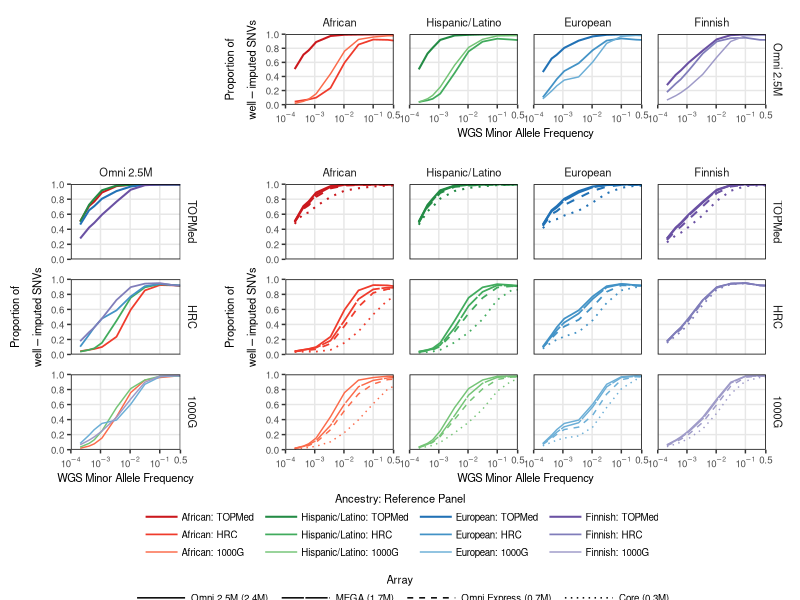

The R source for this figure:
library(data.table)
library(ggplot2)
library(reshape2)
library(gridExtra)

biome=fread("../analyses/percentileaggr2/biome.bi.snv.perc8.tab")
biome=biome[c(which(abs(biome$MAF-0.0002)==min(abs(biome$MAF-0.0002))),which(abs(biome$MAF-0.0004)==min(abs(biome$MAF-0.0004))),which(abs(biome$MAF-0.0006)==min(abs(biome$MAF-0.0006))),which(abs(biome$MAF-0.001)==min(abs(biome$MAF-0.001))),which(abs(biome$MAF-0.0032)==min(abs(biome$MAF-0.0032))),which(abs(biome$MAF-0.01)==min(abs(biome$MAF-0.01))),which(abs(biome$MAF-0.0316)==min(abs(biome$MAF-0.0316))),which(abs(biome$MAF-0.1)==min(abs(biome$MAF-0.1))),which(abs(biome$MAF-0.316)==min(abs(biome$MAF-0.316))),which(abs(biome$MAF-0.5)==min(abs(biome$MAF-0.5)))),]
biome=melt(biome, id="MAF")
biome$Array=rep(0, nrow(biome))
biome$Array[which(biome$variable=="Core_1000G" | biome$variable=="Core_HRC" | biome$variable=="Core_TOPMed")]="Core (0.3M)"
biome$Array[which(biome$variable=="OmniExp_1000G" | biome$variable=="OmniExp_HRC" | biome$variable=="OmniExp_TOPMed")]="Omni Express (0.7M)"
biome$Array[which(biome$variable=="Omni25_1000G" | biome$variable=="Omni25_HRC" | biome$variable=="Omni25_TOPMed")]="Omni 2.5M (2.4M)"
biome$Array[which(biome$variable=="MEGA_1000G" | biome$variable=="MEGA_HRC" | biome$variable=="MEGA_TOPMed")]="MEGA (1.7M)"
biome$Array=as.factor(biome$Array)
biome$`Reference Panel`=rep(0, nrow(biome))
biome$`Reference Panel`[which(biome$variable=="Core_1000G" | biome$variable=="OmniExp_1000G" | biome$variable=="Omni25_1000G" | biome$variable=="MEGA_1000G")]="1000G"
biome$`Reference Panel`[which(biome$variable=="Core_HRC" | biome$variable=="OmniExp_HRC" | biome$variable=="Omni25_HRC"| biome$variable=="MEGA_HRC")]="HRC"
biome$`Reference Panel`[which(biome$variable=="Core_TOPMed" | biome$variable=="OmniExp_TOPMed" | biome$variable=="Omni25_TOPMed" | biome$variable=="MEGA_TOPMed")]="TOPMed"
biome$`Reference Panel`=as.factor(biome$`Reference Panel`)
biome$Ancestry=rep("Hispanic/Latino", nrow(biome))

mlof=fread("../analyses/percentileaggr2/mlof.bi.snv.perc8.tab")
mlof=mlof[c(which(abs(mlof$MAF-0.0002)==min(abs(mlof$MAF-0.0002))),which(abs(mlof$MAF-0.0004)==min(abs(mlof$MAF-0.0004))),which(abs(mlof$MAF-0.0006)==min(abs(mlof$MAF-0.0006))),which(abs(mlof$MAF-0.001)==min(abs(mlof$MAF-0.001))),which(abs(mlof$MAF-0.0032)==min(abs(mlof$MAF-0.0032))),which(abs(mlof$MAF-0.01)==min(abs(mlof$MAF-0.01))),which(abs(mlof$MAF-0.0316)==min(abs(mlof$MAF-0.0316))),which(abs(mlof$MAF-0.1)==min(abs(mlof$MAF-0.1))),which(abs(mlof$MAF-0.316)==min(abs(mlof$MAF-0.316))),which(abs(mlof$MAF-0.5)==min(abs(mlof$MAF-0.5)))),]
mlof=melt(mlof, id="MAF")
mlof$Array=rep(0, nrow(mlof))
mlof$Array[which(mlof$variable=="Core_1000G" | mlof$variable=="Core_HRC" | mlof$variable=="Core_TOPMed")]="Core (0.3M)"
mlof$Array[which(mlof$variable=="OmniExp_1000G" | mlof$variable=="OmniExp_HRC" | mlof$variable=="OmniExp_TOPMed")]="Omni Express (0.7M)"
mlof$Array[which(mlof$variable=="Omni25_1000G" | mlof$variable=="Omni25_HRC" | mlof$variable=="Omni25_TOPMed")]="Omni 2.5M (2.4M)"
mlof$Array[which(mlof$variable=="MEGA_1000G" | mlof$variable=="MEGA_HRC" | mlof$variable=="MEGA_TOPMed")]="MEGA (1.7M)"
mlof$Array=as.factor(mlof$Array)
mlof$`Reference Panel`=rep(0, nrow(mlof))
mlof$`Reference Panel`[which(mlof$variable=="Core_1000G" | mlof$variable=="OmniExp_1000G" | mlof$variable=="Omni25_1000G" | mlof$variable=="MEGA_1000G")]="1000G"
mlof$`Reference Panel`[which(mlof$variable=="Core_HRC" | mlof$variable=="OmniExp_HRC" | mlof$variable=="Omni25_HRC"| mlof$variable=="MEGA_HRC")]="HRC"
mlof$`Reference Panel`[which(mlof$variable=="Core_TOPMed" | mlof$variable=="OmniExp_TOPMed" | mlof$variable=="Omni25_TOPMed" | mlof$variable=="MEGA_TOPMed")]="TOPMed"
mlof$`Reference Panel`=as.factor(mlof$`Reference Panel`)
mlof$Ancestry=rep("European", nrow(mlof))

inpsyght=fread("../analyses/percentileaggr2/inpsyght.bi.snv.perc8.tab")
inpsyght=inpsyght[c(which(abs(inpsyght$MAF-0.0002)==min(abs(inpsyght$MAF-0.0002))),which(abs(inpsyght$MAF-0.0004)==min(abs(inpsyght$MAF-0.0004))),which(abs(inpsyght$MAF-0.0006)==min(abs(inpsyght$MAF-0.0006))),which(abs(inpsyght$MAF-0.001)==min(abs(inpsyght$MAF-0.001))),which(abs(inpsyght$MAF-0.0032)==min(abs(inpsyght$MAF-0.0032))),which(abs(inpsyght$MAF-0.01)==min(abs(inpsyght$MAF-0.01))),which(abs(inpsyght$MAF-0.0316)==min(abs(inpsyght$MAF-0.0316))),which(abs(inpsyght$MAF-0.1)==min(abs(inpsyght$MAF-0.1))),which(abs(inpsyght$MAF-0.316)==min(abs(inpsyght$MAF-0.316))),which(abs(inpsyght$MAF-0.5)==min(abs(inpsyght$MAF-0.5)))),]
inpsyght=melt(inpsyght, id="MAF")
inpsyght$Array=rep(0, nrow(inpsyght))
inpsyght$Array[which(inpsyght$variable=="Core_1000G" | inpsyght$variable=="Core_HRC" | inpsyght$variable=="Core_TOPMed")]="Core (0.3M)"
inpsyght$Array[which(inpsyght$variable=="OmniExp_1000G" | inpsyght$variable=="OmniExp_HRC" | inpsyght$variable=="OmniExp_TOPMed")]="Omni Express (0.7M)"
inpsyght$Array[which(inpsyght$variable=="Omni25_1000G" | inpsyght$variable=="Omni25_HRC" | inpsyght$variable=="Omni25_TOPMed")]="Omni 2.5M (2.4M)"
inpsyght$Array[which(inpsyght$variable=="MEGA_1000G" | inpsyght$variable=="MEGA_HRC" | inpsyght$variable=="MEGA_TOPMed")]="MEGA (1.7M)"
inpsyght$Array=as.factor(inpsyght$Array)
inpsyght$`Reference Panel`=rep(0, nrow(inpsyght))
inpsyght$`Reference Panel`[which(inpsyght$variable=="Core_1000G" | inpsyght$variable=="OmniExp_1000G" | inpsyght$variable=="Omni25_1000G" | inpsyght$variable=="MEGA_1000G")]="1000G"
inpsyght$`Reference Panel`[which(inpsyght$variable=="Core_HRC" | inpsyght$variable=="OmniExp_HRC" | inpsyght$variable=="Omni25_HRC"| inpsyght$variable=="MEGA_HRC")]="HRC"
inpsyght$`Reference Panel`[which(inpsyght$variable=="Core_TOPMed" | inpsyght$variable=="OmniExp_TOPMed" | inpsyght$variable=="Omni25_TOPMed" | inpsyght$variable=="MEGA_TOPMed")]="TOPMed"
inpsyght$`Reference Panel`=as.factor(inpsyght$`Reference Panel`)
inpsyght$Ancestry=rep("African", nrow(inpsyght))

metsim=fread("../analyses/percentileaggr2/metsim.bi.snv.perc8.tab")
metsim=metsim[c(which(abs(metsim$MAF-0.0002)==min(abs(metsim$MAF-0.0002))),which(abs(metsim$MAF-0.0004)==min(abs(metsim$MAF-0.0004))),which(abs(metsim$MAF-0.0006)==min(abs(metsim$MAF-0.0006))),which(abs(metsim$MAF-0.001)==min(abs(metsim$MAF-0.001))),which(abs(metsim$MAF-0.0032)==min(abs(metsim$MAF-0.0032))),which(abs(metsim$MAF-0.01)==min(abs(metsim$MAF-0.01))),which(abs(metsim$MAF-0.0316)==min(abs(metsim$MAF-0.0316))),which(abs(metsim$MAF-0.1)==min(abs(metsim$MAF-0.1))),which(abs(metsim$MAF-0.316)==min(abs(metsim$MAF-0.316))),which(abs(metsim$MAF-0.5)==min(abs(metsim$MAF-0.5)))),]
metsim=melt(metsim, id="MAF")
metsim$Array=rep(0, nrow(metsim))
metsim$Array[which(metsim$variable=="Core_1000G" | metsim$variable=="Core_HRC" | metsim$variable=="Core_TOPMed")]="Core (0.3M)"
metsim$Array[which(metsim$variable=="OmniExp_1000G" | metsim$variable=="OmniExp_HRC" | metsim$variable=="OmniExp_TOPMed")]="Omni Express (0.7M)"
metsim$Array[which(metsim$variable=="Omni25_1000G" | metsim$variable=="Omni25_HRC" | metsim$variable=="Omni25_TOPMed")]="Omni 2.5M (2.4M)"
metsim$Array[which(metsim$variable=="MEGA_1000G" | metsim$variable=="MEGA_HRC" | metsim$variable=="MEGA_TOPMed")]="MEGA (1.7M)"
metsim$Array=as.factor(metsim$Array)
metsim$`Reference Panel`=rep(0, nrow(metsim))
metsim$`Reference Panel`[which(metsim$variable=="Core_1000G" | metsim$variable=="OmniExp_1000G" | metsim$variable=="Omni25_1000G" | metsim$variable=="MEGA_1000G")]="1000G"
metsim$`Reference Panel`[which(metsim$variable=="Core_HRC" | metsim$variable=="OmniExp_HRC" | metsim$variable=="Omni25_HRC"| metsim$variable=="MEGA_HRC")]="HRC"
metsim$`Reference Panel`[which(metsim$variable=="Core_TOPMed" | metsim$variable=="OmniExp_TOPMed" | metsim$variable=="Omni25_TOPMed" | metsim$variable=="MEGA_TOPMed")]="TOPMed"
metsim$`Reference Panel`=as.factor(metsim$`Reference Panel`)
metsim$Ancestry=rep("Finnish", nrow(metsim))

all=rbind(biome, mlof, inpsyght,metsim)
all$Array=factor(all$Array, levels=c("Omni 2.5M (2.4M)","MEGA (1.7M)","Omni Express (0.7M)","Core (0.3M)"))
all$`Reference Panel`=factor(all$`Reference Panel`, levels=c("TOPMed","HRC","1000G"))
ybrks<-c(0,0.2,0.4,0.6,0.8,1)
brks<-c(0.5, 0.1, 0.01,0.001,0.0001)
labs=c(expression(0.5),expression(10^-1), expression(10^-2), expression(10^-3),expression(10^-4))
all$Ancestry=factor(all$Ancestry, levels=c("African","Hispanic/Latino","European","Finnish"))
all=all[order(all$Array),]


all$`Ancestry: Reference Panel`=rep("Hispanic/Latino: TOPMed", nrow(all))
all$`Ancestry: Reference Panel`[which(all$Ancestry=="Hispanic/Latino" & all$`Reference Panel`=="HRC")]="Hispanic/Latino: HRC"
all$`Ancestry: Reference Panel`[which(all$Ancestry=="Hispanic/Latino" & all$`Reference Panel`=="1000G")]="Hispanic/Latino: 1000G"
all$`Ancestry: Reference Panel`[which(all$Ancestry=="African" & all$`Reference Panel`=="TOPMed")]="African: TOPMed"
all$`Ancestry: Reference Panel`[which(all$Ancestry=="African" & all$`Reference Panel`=="HRC")]="African: HRC"
all$`Ancestry: Reference Panel`[which(all$Ancestry=="African" & all$`Reference Panel`=="1000G")]="African: 1000G"
all$`Ancestry: Reference Panel`[which(all$Ancestry=="European" & all$`Reference Panel`=="TOPMed")]="European: TOPMed"
all$`Ancestry: Reference Panel`[which(all$Ancestry=="European" & all$`Reference Panel`=="HRC")]="European: HRC"
all$`Ancestry: Reference Panel`[which(all$Ancestry=="European" & all$`Reference Panel`=="1000G")]="European: 1000G"
all$`Ancestry: Reference Panel`[which(all$Ancestry=="Finnish" & all$`Reference Panel`=="TOPMed")]="Finnish: TOPMed"
all$`Ancestry: Reference Panel`[which(all$Ancestry=="Finnish" & all$`Reference Panel`=="HRC")]="Finnish: HRC"
all$`Ancestry: Reference Panel`[which(all$Ancestry=="Finnish" & all$`Reference Panel`=="1000G")]="Finnish: 1000G"
all$`Ancestry: Reference Panel`=factor(all$`Ancestry: Reference Panel`, levels=c("African: TOPMed","African: HRC","African: 1000G","Hispanic/Latino: TOPMed","Hispanic/Latino: HRC","Hispanic/Latino: 1000G","European: TOPMed","European: HRC","European: 1000G","Finnish: TOPMed","Finnish: HRC","Finnish: 1000G"))


omni=all[which(all$Array=="Omni 2.5M (2.4M)"),]
omni$Array=rep("Omni 2.5M", nrow(omni))

a=ggplot(omni, aes(x=MAF,y=value, color=`Ancestry: Reference Panel`, size=`Reference Panel`))+scale_x_log10(breaks=brks, labels=labs, limits=c(1e-4,0.5),expand=c(0,0))+scale_y_continuous(breaks=ybrks,limits=c(0,1), expand=c(0,0))+theme_bw()+facet_grid(Array~Ancestry)+theme(legend.position="none",panel.grid.major=element_line(colour="#e7e7e7"),panel.grid.minor=element_blank(),panel.spacing.y=unit(1, "lines"), strip.text=element_text(size=8),axis.title=element_text(size=8),axis.text=element_text(size=7),panel.border=element_rect(color="black"),strip.background=element_rect(fill="white",color=NA), panel.spacing.x=unit(0.8, "lines"),plot.margin=unit(c(0.5,0.5,0.5,0.5), "lines"), legend.key.width=unit(3, "lines"),legend.text=element_text(size=8),legend.title=element_text(size=8))+geom_line(aes(group=`Reference Panel`))+scale_size_manual(values=c(0.7,0.6,0.5))+scale_color_manual(values=c("#cb181d","#ef3b2c","#fb6a4a","#238b45","#41ab5d","#74c476","#2171b5","#4292c6","#6baed6","#6a51a3","#807dba","#9e9ac8"))+xlab("WGS Minor Allele Frequency")+ylab(expression(atop(Proportion~of,well-imputed~SNVs)))+guides(color=guide_legend(nrow=3))

b=ggplot(omni, aes(x=MAF,y=value, color=`Ancestry: Reference Panel`, size=`Reference Panel`))+scale_x_log10(breaks=brks, labels=labs, limits=c(1e-4,0.5),expand=c(0,0))+scale_y_continuous(breaks=ybrks,limits=c(0,1), expand=c(0,0))+theme_bw()+facet_grid(`Reference Panel`~Array)+theme(legend.position="none",panel.grid.major=element_line(colour="#e7e7e7"),panel.grid.minor=element_blank(),panel.spacing.y=unit(1, "lines"), strip.text=element_text(size=8),axis.title=element_text(size=8),axis.text=element_text(size=7),panel.border=element_rect(color="black"),strip.background=element_rect(fill="white",color=NA), panel.spacing=unit(0.5, "lines"),plot.margin=unit(c(0.5,0.5,0.5,0.5), "lines"), legend.key.width=unit(3, "lines"),legend.text=element_text(size=8),legend.title=element_text(size=8))+geom_line(aes(group=Ancestry))+scale_size_manual(values=c(0.7,0.6,0.5))+scale_color_manual(values=c("#cb181d","#ef3b2c","#fb6a4a","#238b45","#41ab5d","#74c476","#2171b5","#4292c6","#6baed6","#6a51a3","#807dba","#9e9ac8"))+xlab("WGS Minor Allele Frequency")+ylab(expression(atop(Proportion~of,well-imputed~SNVs)))+guides(color=guide_legend(nrow=3))

c=ggplot(all, aes(x=MAF,y=value, color=`Ancestry: Reference Panel`, linetype=Array, size=`Ancestry: Reference Panel`))+scale_x_log10(breaks=brks, labels=labs, limits=c(1e-4,0.5),expand=c(0,0))+scale_y_continuous(breaks=ybrks,limits=c(0,1), expand=c(0,0))+theme_bw()+facet_grid(`Reference Panel`~Ancestry)+theme(legend.position="bottom",panel.grid.major=element_line(colour="#e7e7e7"),panel.grid.minor=element_blank(),panel.spacing.y=unit(1, "lines"), strip.text=element_text(size=8),axis.title=element_text(size=8),axis.text=element_text(size=7),panel.border=element_rect(color="black"),strip.background=element_rect(fill="white",color=NA), panel.spacing.x=unit(0.8, "lines"),plot.margin=unit(c(0.5,0.5,0.5,0.5), "lines"), legend.key.width=unit(2, "lines"), legend.key.height=unit(0.5, "lines"),legend.text=element_text(size=7, margin=margin(0,0,0,0)),legend.spacing=unit(0.05, "lines"),legend.title=element_text(size=8), legend.box="vertical")+geom_line(aes(group=Array))+scale_size_manual(values=c(rep(c(0.7,0.6,0.5),4)))+scale_color_manual(values=c("#cb181d","#ef3b2c","#fb6a4a","#238b45","#41ab5d","#74c476","#2171b5","#4292c6","#6baed6","#6a51a3","#807dba","#9e9ac8"))+scale_linetype_manual(values=c("solid","F1","dashed","dotted"))+xlab("WGS Minor Allele Frequency")+ylab(expression(atop(Proportion~of,well-imputed~SNVs)))+guides(color=guide_legend(title.position="top", title.hjust=0.5), linetype=guide_legend(title.position="top", keywidth=3, title.hjust=0.5), size=guide_legend(title.position="top", title.hjust=0.5))

get_legend<-function(myggplot){
  tmp <- ggplot_gtable(ggplot_build(myggplot))
  leg <- which(sapply(tmp$grobs, function(x) x$name) == "guide-box")
  legend <- tmp$grobs[[leg]]
  return(legend)
}
legend=get_legend(c)
c=c+theme(legend.position="none")

tiff(file="~/Fig1.tiff", height=174, width=174, units="mm", res=300)
grid.arrange(ggplotGrob(a),ggplotGrob(b),ggplotGrob(c),legend, widths=c(1.1,3), heights=c(1,2.3,0.7), layout_matrix=rbind(c(NA,1),c(2,3),c(5)))
dev.off()
